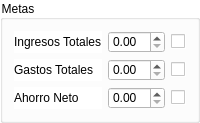
                  <widget class="QGroupBox" name="groupBox_4">
                   <property name="styleSheet">
                    <string notr="true">background-color: rgb(255,255,255);
</string>
                   </property>
                   <property name="title">
                    <string>Metas</string>
                   </property>
                   <layout class="QGridLayout" name="gridLayout_9">
                    <item row="2" column="1">
                     <widget class="QDoubleSpinBox" name="spin2M"/>
                    </item>
                    <item row="4" column="1">
                     <widget class="QDoubleSpinBox" name="spin3M"/>
                    </item>
                    <item row="0" column="0">
                     <widget class="QLabel" name="label_4">
                      <property name="text">
                       <string>Ingresos Totales</string>
                      </property>
                     </widget>
                    </item>
                    <item row="0" column="1">
                     <widget class="QDoubleSpinBox" name="spin1M"/>
                    </item>
                    <item row="4" column="0">
                     <widget class="QLabel" name="label_14">
                      <property name="text">
                       <string>Ahorro Neto</string>
                      </property>
                     </widget>
                    </item>
                    <item row="2" column="0">
                     <widget class="QLabel" name="label_7">
                      <property name="text">
                       <string>Gastos Totales</string>
                      </property>
                     </widget>
                    </item>
                    <item row="0" column="2">
                     <widget class="QCheckBox" name="check1">
                      <property name="styleSheet">
                       <string notr="true">max-width:15px;</string>
                      </property>
                      <property name="text">
                       <string/>
                      </property>
                      <property name="checkable">
                       <bool>false</bool>
                      </property>
                     </widget>
                    </item>
                    <item row="2" column="2">
                     <widget class="QCheckBox" name="check2">
                      <property name="styleSheet">
                       <string notr="true">max-width:15px;</string>
                      </property>
                      <property name="text">
                       <string/>
                      </property>
                      <property name="checkable">
                       <bool>false</bool>
                      </property>
                     </widget>
                    </item>
                    <item row="4" column="2">
                     <widget class="QCheckBox" name="check3">
                      <property name="styleSheet">
                       <string notr="true">max-width:15px;</string>
                      </property>
                      <property name="text">
                       <string/>
                      </property>
                      <property name="checkable">
                       <bool>false</bool>
                      </property>
                     </widget>
                    </item>
                   </layout>
                  </widget>
